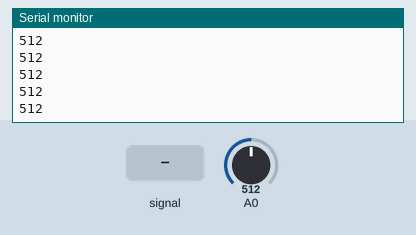
The sketch below on a simulated Arduino Uno, built with avr-gcc and run on an emulated ATmega328P. On the bench: the last lines printed to the serial monitor. The inputs (shaded band) are chosen by the test bench; at power-on: A0 = 512.

Above: at 1.2 s.
1.3 s: A0 fed a 200 Hz sine of ±81 counts around its level
At 2.0 s:
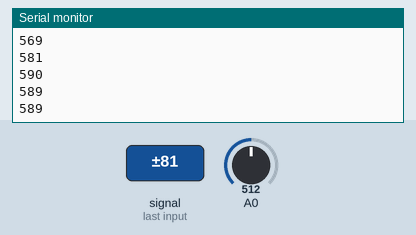
2.8 s: A0 set to 716
At 3.9 s:
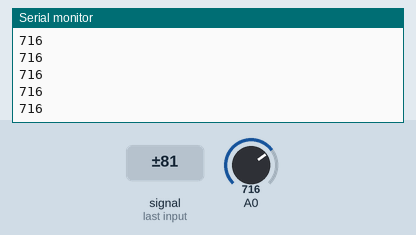
4.3 s: A0 set to 900
At 4.9 s:
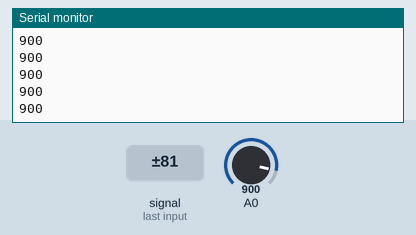
Timing chart, 0 to 7.3 s (numbered marks = the images above; inputs shaded):
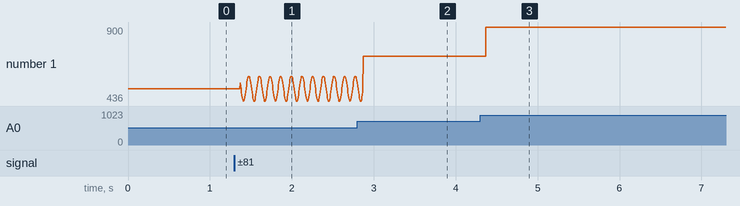

The sketch:

maxbot2.ino
```cpp
void setup() {
  // put your setup code here, to run once:
Serial.begin(9600);
pinMode(A0,INPUT);
}
int median(int a[],int n)
{
  int temp;
  for(int i=0;i<n;i++)
  {
    for(int j=0;j<n-i-1;j++)
    {
      if (a[j]>a[j+1])
      {
        temp=a[j];
        a[j]=a[j+1];
        a[j+1]=temp;

      }
    }
  }
  return a[n/2];
}
void loop() {
  int n,sum=0;
  int arr[10];
 // Serial.println(n);
  for(int i=0;i<10;i++)
  arr[i]=analogRead(A0);
  n=median(arr,10);
  Serial.println(n);
  sum=0;
  // put your main code here, to run repeatedly:

}
```

Measured:
- after the input at 1.3 s, the serial monitor: prints a new line after 0.07 s (image 1)
- after the input at 2.8 s, the serial monitor: prints a new line after 0.07 s (image 2)
- after the input at 4.3 s, the serial monitor: prints a new line after 0.07 s (image 3)
- plotted number 1: 512 → 550 after the input at 1.3 s, 550 → 716 after the input at 2.8 s, 716 → 900 after the input at 4.3 s
